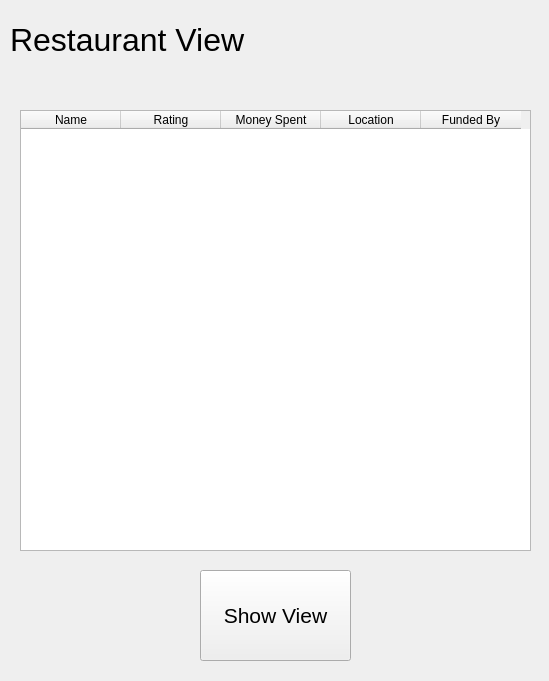
<?xml version="1.0" encoding="UTF-8"?>
<ui version="4.0">
 <class>Form</class>
 <widget class="QWidget" name="Form">
  <property name="geometry">
   <rect>
    <x>0</x>
    <y>0</y>
    <width>549</width>
    <height>681</height>
   </rect>
  </property>
  <property name="windowTitle">
   <string>Form</string>
  </property>
  <widget class="QLabel" name="label">
   <property name="geometry">
    <rect>
     <x>10</x>
     <y>10</y>
     <width>291</width>
     <height>61</height>
    </rect>
   </property>
   <property name="text">
    <string>&lt;html&gt;&lt;head/&gt;&lt;body&gt;&lt;p&gt;&lt;span style=&quot; font-size:24pt;&quot;&gt;Restaurant View&lt;/span&gt;&lt;/p&gt;&lt;/body&gt;&lt;/html&gt;</string>
   </property>
   <property name="margin">
    <number>3</number>
   </property>
  </widget>
  <widget class="QTableWidget" name="tableWidget">
   <property name="geometry">
    <rect>
     <x>20</x>
     <y>110</y>
     <width>511</width>
     <height>441</height>
    </rect>
   </property>
   <property name="alternatingRowColors">
    <bool>false</bool>
   </property>
   <property name="columnCount">
    <number>5</number>
   </property>
   <column>
    <property name="text">
     <string>Name</string>
    </property>
   </column>
   <column>
    <property name="text">
     <string>Rating</string>
    </property>
   </column>
   <column>
    <property name="text">
     <string>Money Spent</string>
    </property>
   </column>
   <column>
    <property name="text">
     <string>Location</string>
    </property>
   </column>
   <column>
    <property name="text">
     <string>Funded By</string>
    </property>
   </column>
  </widget>
  <widget class="QPushButton" name="tableButton">
   <property name="geometry">
    <rect>
     <x>200</x>
     <y>570</y>
     <width>151</width>
     <height>91</height>
    </rect>
   </property>
   <property name="font">
    <font>
     <pointsize>16</pointsize>
    </font>
   </property>
   <property name="text">
    <string>Show View</string>
   </property>
  </widget>
 </widget>
 <resources/>
 <connections/>
</ui>
